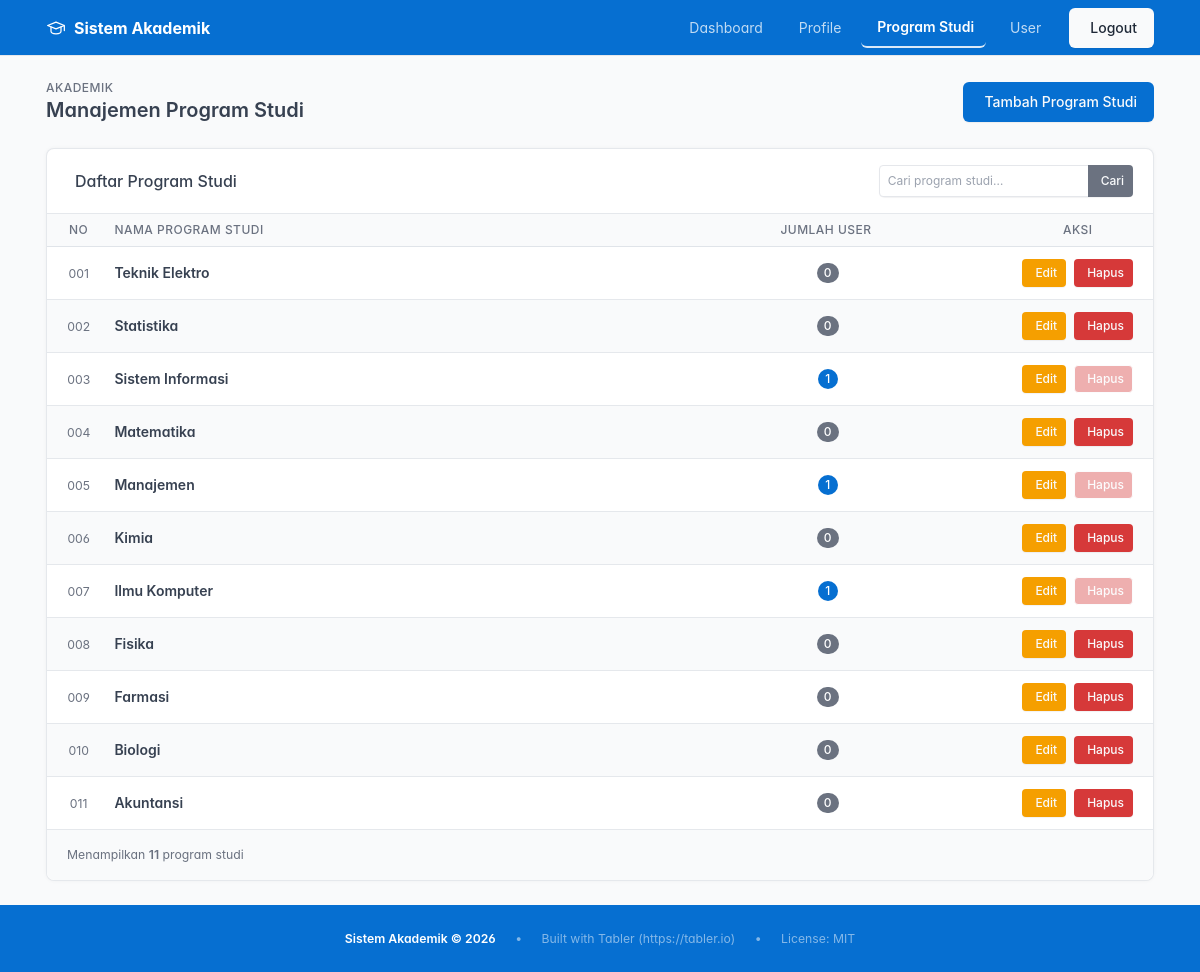
The app's page /program_studi.php?sort=nama_desc (signed in) with its own data.
### tables this page shows
CREATE TABLE `prodi_tbl` (
  `prodi_id` int(30) NOT NULL,
  `nama_prodi` varchar(100) NOT NULL
);

### program_studi.php (the view, shortened to what this page needs)
<?php
$pdo = getDBConnection();
$search = trim($_GET['q'] ?? '');
$sort = $_GET['sort'] ?? 'nama_asc';
$orderClause = match ($sort) {
  'nama_desc' => 'p.nama_prodi DESC',
  'jumlah_asc' => 'jumlah_user ASC, p.nama_prodi ASC',
  'jumlah_desc' => 'jumlah_user DESC, p.nama_prodi ASC',
  default => 'p.nama_prodi ASC',
};
if ($search !== '') {
  $stmt = $pdo->prepare("
        SELECT p.prodi_id, p.nama_prodi, COUNT(u.userid) as jumlah_user
        FROM prodi_tbl p
        LEFT JOIN user_tbl u ON p.prodi_id = u.prodi_id
        WHERE p.nama_prodi LIKE ?
        GROUP BY p.prodi_id, p.nama_prodi
        ORDER BY $orderClause
    ");
  $stmt->execute(["%$search%"]);
} else {
  $stmt = $pdo->query("
        SELECT p.prodi_id, p.nama_prodi, COUNT(u.userid) as jumlah_user
        FROM prodi_tbl p
        LEFT JOIN user_tbl u ON p.prodi_id = u.prodi_id
        GROUP BY p.prodi_id, p.nama_prodi
        ORDER BY $orderClause
    ");
}
$prodis = $stmt->fetchAll();
function sortUrl($field, $currentSort, $search)
{
  $dir = ($currentSort === $field . '_asc') ? $field . '_desc' : $field . '_asc';
  $params = ['sort' => $dir];
  return 'program_studi.php?' . http_build_query($params);
}
function sortIcon($field, $currentSort)
{
  if ($currentSort === $field . '_desc')
    return '<i class="ti ti-sort-descending ms-1"></i>';
  return '<i class="ti ti-arrows-sort ms-1 text-muted"></i>';
}
?>
<!DOCTYPE html>
<html lang="id">
<head>
  <link rel="stylesheet" href="css/tabler.min.css">
  <link rel="stylesheet" href="https://cdn.jsdelivr.net/npm/@tabler/icons-webfont@3.0.0/dist/tabler-icons.min.css">
</head>
<body class="antialiased">
  <div class="wrapper">
    <nav class="navbar navbar-dark bg-blue sticky-top d-print-none">
      <div class="container-xl">
        <a href="dashboard.php" class="navbar-brand d-flex align-items-center gap-2">
          <span class="navbar-brand-text">Sistem Akademik</span>
        </a>
        <div class="d-none d-md-flex ms-auto">
          <ul class="navbar-nav flex-row align-items-center gap-2">
            <li class="nav-item"><a class="nav-link text-white" href="dashboard.php">Dashboard</a></li>
            <li class="nav-item"><a class="nav-link text-white" href="profile.php">Profile</a></li>
            <li class="nav-item"><a class="nav-link text-white active" href="program_studi.php">Program Studi</a></li>
            <li class="nav-item"><a class="nav-link text-white" href="user.php"><i class="ti ti-users me-1"></i>User</a>
            </li>
            <li class="nav-item"><a href="logout.php" class="btn btn-light ms-2">Logout</a></li>
          </ul>
        </div>
      </div>
    </nav>
    <div class="page-wrapper">
      <div class="page-header d-print-none">
        <div class="container-xl">
          <div class="row g-2 align-items-center">
            <div class="col">
              <div class="page-pretitle">Akademik</div>
              <h2 class="page-title">Manajemen Program Studi</h2>
            </div>
            <div class="col-auto">
              <button class="btn btn-primary" data-bs-toggle="modal" data-bs-target="#addModal">
                <i class="ti ti-plus me-1"></i>Tambah Program Studi
              </button>
            </div>
          </div>
        </div>
      </div>
      <div class="page-body">
        <div class="container-xl">
          <div class="card">
            <div class="card-header d-flex align-items-center justify-content-between flex-wrap gap-2">
              <h3 class="card-title mb-0"><i class="ti ti-building-community me-2 text-blue"></i>Daftar Program Studi
              </h3>
              <form method="GET" action="program_studi.php" class="d-flex align-items-center gap-2 flex-wrap">
                <div class="input-group input-group-sm" style="min-width:220px">
                  <input type="text" name="q" class="form-control" placeholder="Cari program studi…"
                    value="<?= htmlspecialchars($search) ?>">
                  <button type="submit" class="btn btn-sm btn-secondary px-2">Cari</button>
                </div>
              </form>
            </div>
            <?php if (empty($prodis)): ?>
              <div class="card-body">
                <div class="empty">
                  <div class="empty-img"><i class="ti ti-inbox" style="font-size:4rem;color:#94a3b8"></i></div>
                  <p class="empty-title">Tidak ada program studi ditemukan</p>
                  <p class="empty-subtitle text-muted">
                    <?= $search ? 'Tidak ada hasil untuk &ldquo;<strong>' . htmlspecialchars($search) . '</strong>&rdquo;. Coba kata kunci lain.' : 'Belum ada program studi. Tambahkan yang baru.' ?>
                  </p>
                  <?php if ($search): ?>
                    <div class="empty-action"><a href="program_studi.php" class="btn btn-primary"><i
                          class="ti ti-arrow-left me-1"></i>Kembali</a></div>
                  <?php endif; ?>
                </div>
              </div>
            <?php else: ?>
              <div class="table-responsive">
                <table class="table table-vcenter table-hover table-striped card-table">
                  <thead>
                    <tr>
                      <th class="w-1 text-center">No</th>
                      <th><a href="<?= sortUrl('nama', $sort, $search) ?>">Nama Program
                          Studi<?= sortIcon('nama', $sort) ?></a></th>
                      <th class="text-center"><a href="<?= sortUrl('jumlah', $sort, $search) ?>">Jumlah
                          User<?= sortIcon('jumlah', $sort) ?></a></th>
                      <th class="w-1 text-center">Aksi</th>
                    </tr>
                  </thead>
                  <tbody>
                    <?php foreach ($prodis as $index => $prodi):
                      $count = (int) $prodi['jumlah_user'];
                      $color = ($count === 0) ? 'secondary' : 'blue';
                      ?>
                      <tr>
                        <td class="text-center text-muted"><small><?= str_pad($index + 1, 3, '0', STR_PAD_LEFT) ?></small>
                        </td>
                        <td><strong><?= htmlspecialchars($prodi['nama_prodi']) ?></strong></td>
                        <td class="text-center"><span
                            class="badge rounded-pill bg-<?= $color ?> text-white"><?= $count ?></span></td>
                        <td class="text-center">
                          <div class="btn-list flex-nowrap justify-content-center">
                            <button class="btn btn-sm btn-warning" data-bs-toggle="modal" data-bs-target="#editModal"
                              onclick="setEditData(<?= $prodi['prodi_id'] ?>, '<?= htmlspecialchars(addslashes($prodi['nama_prodi'])) ?>')">
                              <i class="ti ti-edit me-1"></i>Edit
                            </button>
                            <button class="btn btn-sm btn-danger" <?= ($count > 0) ? 'disabled' : '' ?>
                              onclick="konfirmHapus(<?= $prodi['prodi_id'] ?>, '<?= htmlspecialchars(addslashes($prodi['nama_prodi'])) ?>')">
                              <i class="ti ti-trash me-1"></i>Hapus
                            </button>
                          </div>
                        </td>
                      </tr>
                    <?php endforeach; ?>
                  </tbody>
                </table>
              </div>
              <div class="card-footer d-flex align-items-center justify-content-between">
                <p class="m-0 text-muted small">
                  Menampilkan <strong><?= count($prodis) ?></strong> program studi
                </p>
              </div>
            <?php endif; ?>
          </div>
        </div>
      </div>
      <footer class="footer d-print-none bg-blue text-white border-top border-blue py-2"
        style="min-height:auto;margin-top:auto;">
        <div class="container-xl d-flex align-items-center justify-content-center" style="min-height:50px;">
          <div class="text-center small">
            <span class="text-white fw-semibold">Sistem Akademik &copy; 2026</span>
            <span class="text-white-50 ms-3 me-3">•</span>
            <span class="text-white-50">Built with Tabler (https://tabler.io)</span>
            <span class="text-white-50 ms-3 me-3">•</span>
            <span class="text-white-50">License: MIT</span>
          </div>
        </div>
      </footer>
    </div>
  </div>
</body>
</html>

### program_studi.php (style rules this page uses)
html, body { height: 100%; margin: 0; }
.wrapper { display: flex; flex-direction: column; min-height: 100vh; }
.page-wrapper { flex: 1; }
.navbar-brand-text { font-weight: 700; font-size: 1rem; }
.navbar-nav .nav-link { color: rgba(255, 255, 255, 0.75) !important; transition: color .2s; padding: 0.5rem 0.75rem; }
.navbar-nav .nav-link.active { color: #fff !important; font-weight: 600; border-bottom: 2px solid rgba(255, 255, 255, 0.85); }
th a { color: inherit; text-decoration: none; white-space: nowrap; }

### records on screen
prodi_tbl: index "001", nama_prodi "Teknik Elektro", count "0"
prodi_tbl: index "002", nama_prodi "Statistika", count "0"
prodi_tbl: index "003", nama_prodi "Sistem Informasi", count "1"
prodi_tbl: index "004", nama_prodi "Matematika", count "0"
prodi_tbl: index "005", nama_prodi "Manajemen", count "1"
prodi_tbl: index "006", nama_prodi "Kimia", count "0"
prodi_tbl: index "007", nama_prodi "Ilmu Komputer", count "1"
prodi_tbl: index "008", nama_prodi "Fisika", count "0"
prodi_tbl: index "009", nama_prodi "Farmasi", count "0"
prodi_tbl: index "010", nama_prodi "Biologi", count "0"
prodi_tbl: index "011", nama_prodi "Akuntansi", count "0"

### other values on screen
count($prodis) "11"
